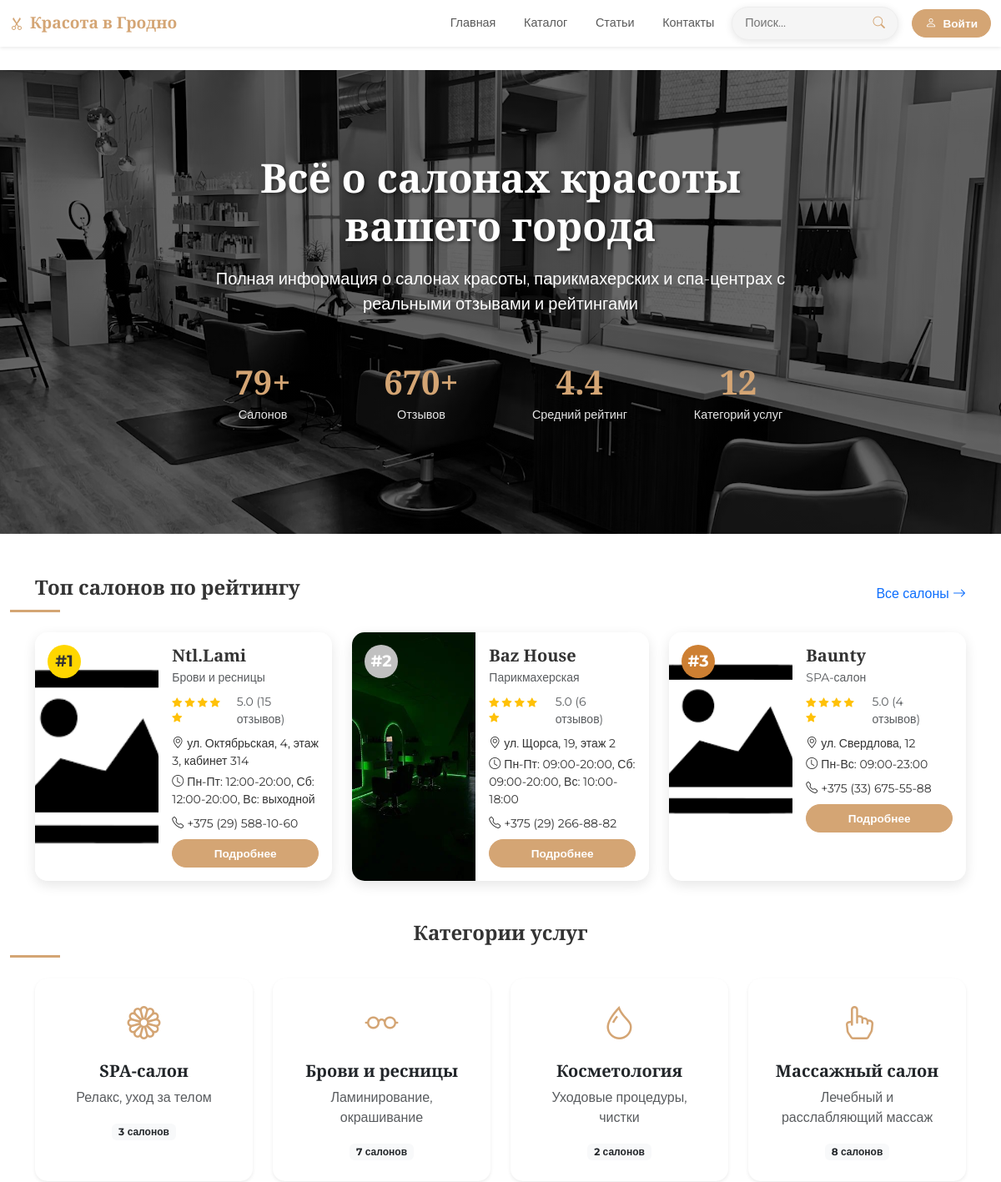
Before: / (upper part) with the older database file.
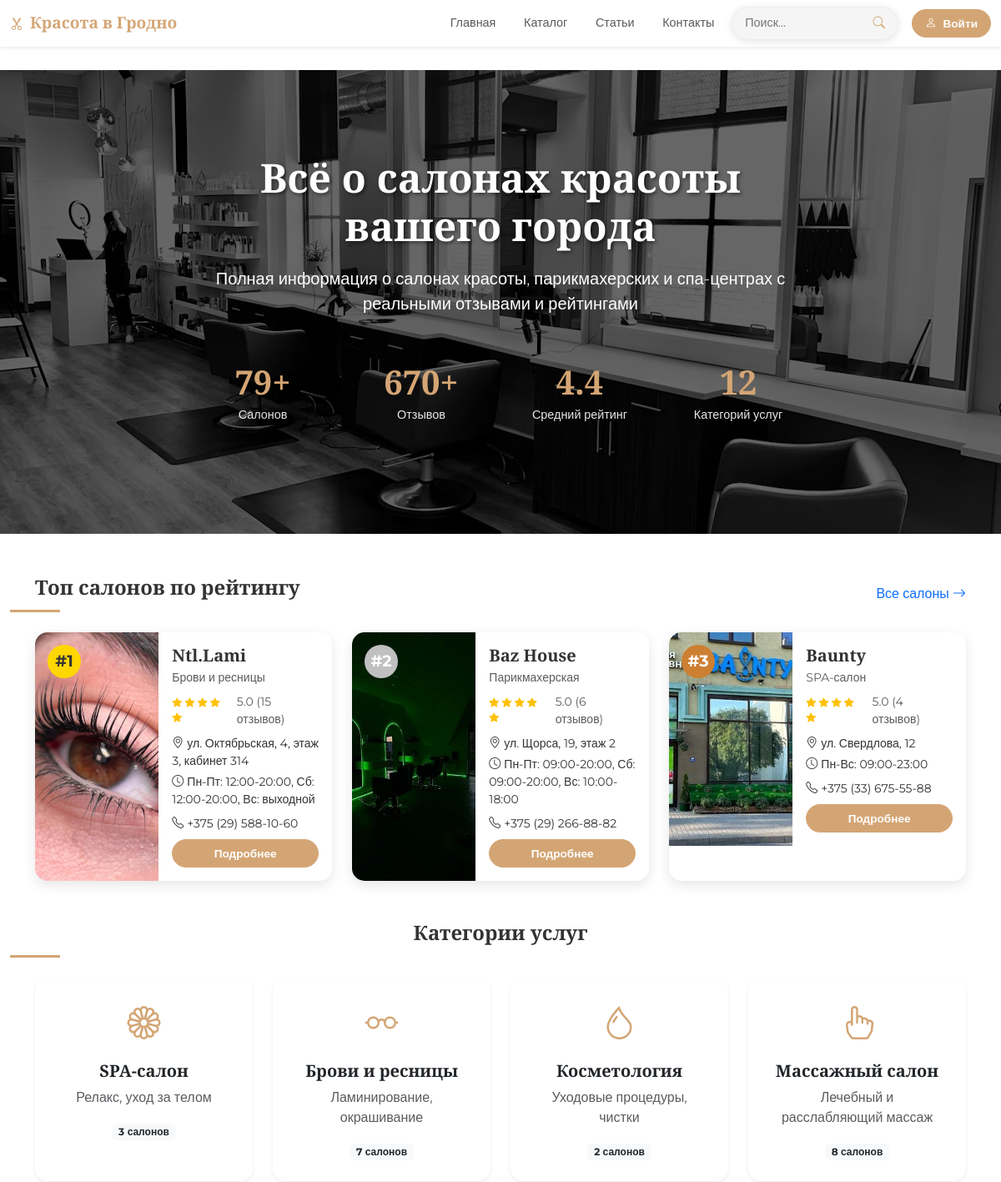
After: the same page with the newer database file.
### models.py (models this page shows)
class Salon(db.Model):
    __tablename__ = 'salons'
    id = db.Column(db.Integer, primary_key=True)
    name = db.Column(db.String(200))
    category = db.Column(db.String(100))
    description = db.Column(db.Text)
    address = db.Column(db.String(300))
    district = db.Column(db.String(100))
    phone = db.Column(db.String(20))
    working_hours = db.Column(db.String(200))
    rating = db.Column(db.Float, default=0.0)
    reviews_count = db.Column(db.Integer, default=0)
    is_verified = db.Column(db.Boolean, default=False)
    image_url = db.Column(db.String(300), default='/static/img/default.png')
    created_at = db.Column(db.DateTime, server_default=db.func.now())
    social_instagram = db.Column(db.String(300))
    social_vk = db.Column(db.String(300))
    social_facebook = db.Column(db.String(300))
    social_telegram = db.Column(db.String(300))
    services = db.relationship('Service', backref='salon', lazy=True, cascade='all, delete-orphan')
    reviews = db.relationship('Review', backref='salon', lazy=True, cascade='all, delete-orphan')

### app.py (the view)
@app.route('/')
def home():
    total_salons = Salon.query.count()
    total_reviews = Review.query.count()
    total_categories = db.session.query(Salon.category).distinct().count()
    avg_rating = db.session.query(func.avg(Salon.rating)).scalar() or 0
    average_rating = round(avg_rating, 1)
    top_salons = Salon.query.order_by(
        Salon.rating.desc(),
        Salon.reviews_count.desc()
    ).limit(3).all()
    categories = db.session.query(
        Salon.category,
        func.count(Salon.id).label('count')
    ).group_by(Salon.category).all()
    categories_data = []
    for cat, count in categories:
        if cat:
            categories_data.append({
                "name": cat,
                "count": count
            })
    recent_reviews = Review.query.join(Salon).order_by(
        Review.created_at.desc()
    ).limit(4).all()
    blog_posts = BlogPost.query.filter(
        BlogPost.is_published == True
    ).order_by(
        BlogPost.views_count.desc()
    ).limit(3).all()
    districts = db.session.query(
        Salon.district,
        func.count(Salon.id).label('count')
    ).group_by(Salon.district).all()
    districts_data = []
    for dist, count in districts:
        if dist:
            districts_data.append({
                "name": dist,
                "count": count
            })
    max_district_count = max([d["count"] for d in districts_data]) if districts_data else 1
    return render_template('index.html',
        title="Красота в Гродно - Информационный ресурс о салонах красоты",
        stats={
            "total_salons": total_salons,
            "total_reviews": total_reviews,
            "average_rating": average_rating,
            "total_categories": total_categories
        },
        top_salons=top_salons,
        categories=categories_data,
        recent_reviews=recent_reviews,
        blog_posts=blog_posts,
        districts=districts_data,
        max_district_count=max_district_count
    )

### app.py (called while the page is built)
@app.context_processor
def inject_now():
    return {'now': datetime.now()}

@app.context_processor
def inject_user():
    user_favorites = []
    if current_user.is_authenticated:
        user_favorites = [s.id for s in current_user.favorite_salons.all()]
    return {
        'current_user': current_user,
        'user_favorites': user_favorites
    }

### templates/index.html (shortened to what the changed rows need)
{% extends "base.html" %} {% block content %}
<section class="hero-section">
  <div class="container">
    <div
      class="row d-flex justify-content-center align-items-center text-center"
    >
      <div class="col-lg-8">
        <h1 class="hero-title">Всё о салонах красоты вашего города</h1>
      </div>
    </div>
  </div>
</section>
<section class="container mb-5">
  <div class="d-flex justify-content-between align-items-center mb-4">
    <h2 class="section-title mb-0">Топ салонов по рейтингу</h2>
  </div>
  <div class="row g-4">
    {% for salon in top_salons %}
    <div class="col-md-4">
      <div class="top-salon-card top-{{ loop.index }}">
        <div class="top-badge">#{{ loop.index }}</div>
        <div class="row g-0">
          <div class="col-md-5">
            <img src="{{ salon.image_url }}" class="top-salon-img" alt="{{ salon.name }}" />
          </div>
          <div class="col-md-7">
            <div class="p-3">
              <h5 class="mb-1">{{ salon.name }}</h5>
              <p class="text-muted small mb-2">{{ salon.category }}</p>
              <div class="d-flex align-items-center mb-2">
                <div class="rating rating-wrap me-2">
                  {% for i in range(5) %}
                    {% if i < salon.rating|int %}
                      <i class="bi bi-star-fill"></i>
                    {% elif i < salon.rating %}
                      <i class="bi bi-star-half"></i>
                    {% else %}
                      <i class="bi bi-star"></i>
                    {% endif %}
                  {% endfor %}
                </div>
                <span class="text-muted small">{{ "%.1f"|format(salon.rating) }} ({{ salon.reviews_count }} отзывов)</span>
              </div>
              <div class="salon-info">
                <p class="small mb-1">
                  <i class="bi bi-geo-alt me-1"></i>{{ salon.address }}
                </p>
                <p class="small mb-2">
                  <i class="bi bi-clock me-1"></i>{{ salon.working_hours }}
                </p>
                <p class="small mb-0">
                  <i class="bi bi-telephone me-1"></i>{{ salon.phone }}
                </p>
              </div>
              <a href="/catalog/{{ salon.id }}" class="btn btn-sm btn-beauty mt-2 w-100">Подробнее</a>
            </div>
          </div>
        </div>
      </div>
    </div>
    {% endfor %}
  </div>
</section>
<section class="container mb-5">
  <h2 class="section-title">Категории услуг</h2>
</section>
{% endblock %}

Changed rows visible on the page:
changed Salon "Ntl.Lami": image_url: picture added in place of a placeholder
changed Salon "Baunty": image_url: picture added in place of a placeholder
